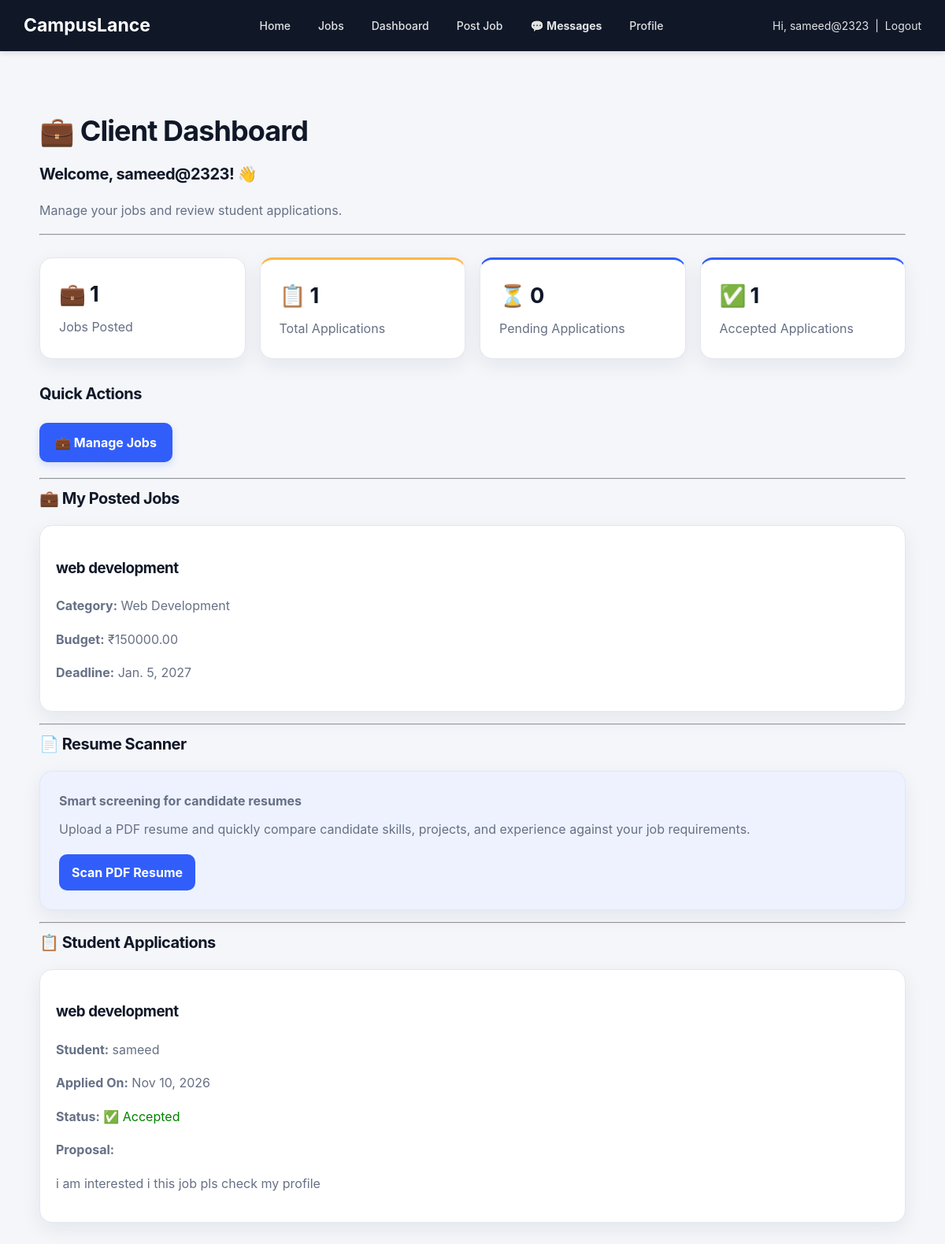
The page /dashboard/client/ (signed in) on the database its author committed.
### accounts/models.py (models this page shows, shortened)
class CustomUser(AbstractUser):
    ROLE_CHOICES = (
        ('student', 'Student'),
        ('client', 'Client'),
    )
    role = models.CharField(max_length=20, choices=ROLE_CHOICES)
    phone = models.CharField(max_length=15, blank=True)
    profile_image = models.ImageField(
        upload_to='profile_images/',
        blank=True,
        null=True
    )
    college = models.CharField(max_length=200, blank=True)
    department = models.CharField(max_length=100, blank=True)
    location = models.CharField(max_length=100, blank=True)
    skills = models.TextField(blank=True)
    education = models.TextField(blank=True)
    experience = models.TextField(blank=True)
    github = models.URLField(blank=True)
    linkedin = models.URLField(blank=True)
    portfolio = models.URLField(blank=True)
    resume = models.FileField(
        upload_to='resumes/',
        blank=True,
        null=True
    )
    about = models.TextField(blank=True)

### jobs/models.py (models this page shows, shortened)
class Job(models.Model):
    CATEGORY_CHOICES = [
        ('Web Development', 'Web Development'),
        ('Python', 'Python'),
        ('UI/UX', 'UI/UX'),
        ('Java', 'Java'),
        ('Cyber Security', 'Cyber Security'),
        ('Data Science', 'Data Science'),
    ]
    client = models.ForeignKey(
        CustomUser,
        on_delete=models.CASCADE,
        related_name="jobs"
    )
    title = models.CharField(max_length=200)
    category = models.CharField(
        max_length=100,
        choices=CATEGORY_CHOICES
    )
    description = models.TextField()
    budget = models.DecimalField(
        max_digits=10,
        decimal_places=2
    )
    deadline = models.DateField()
    created_at = models.DateTimeField(auto_now_add=True)

### applications/models.py (models this page shows, shortened)
class Application(models.Model):
    STATUS_CHOICES = [
        ("Pending", "Pending"),
        ("Accepted", "Accepted"),
        ("Rejected", "Rejected"),
    ]
    job = models.ForeignKey(
        Job,
        on_delete=models.CASCADE,
        related_name="applications"
    )
    student = models.ForeignKey(
        settings.AUTH_USER_MODEL,
        on_delete=models.CASCADE,
        related_name="applications"
    )
    proposal = models.TextField()
    applied_at = models.DateTimeField(auto_now_add=True)
    status = models.CharField(
        max_length=20,
        choices=STATUS_CHOICES,
        default="Pending"
    )
    class Meta:
        unique_together = ("job", "student")

### dashboard/views.py (the view)
@login_required
def client_dashboard(request):
    jobs = Job.objects.filter(
        client=request.user
    ).order_by("-id")
    applications = Application.objects.filter(
        job__client=request.user
    ).select_related(
        "job",
        "student"
    ).order_by(
        "-applied_at"
    )
    context = {
        "jobs": jobs,
        "applications": applications,
        "total_jobs": jobs.count(),
        "total_applications": applications.count(),
        "pending_applications": applications.filter(
            status="Pending"
        ).count(),
        "accepted_applications": applications.filter(
            status="Accepted"
        ).count(),
    }
    return render(
        request,
        "dashboard/client_dashboard.html",
        context
    )

### messaging/context_processors.py (called while the page is built)
def unread_messages(request):
    if not request.user.is_authenticated:
        return {
            "unread_message_count": 0
        }
    count = Message.objects.filter(
        receiver=request.user,
        is_read=False
    ).count()
    return {
        "unread_message_count": count
    }

### templates/dashboard/client_dashboard.html
{% extends "base.html" %}
{% block content %}
<div class="dashboard-page client-dashboard" style="max-width:1100px;margin:auto;">
    <h1>💼 Client Dashboard</h1>
    <h2>Welcome, {{ request.user.username }}! 👋</h2>
    <p>
        Manage your jobs and review student applications.
    </p>
    <hr>
    <div class="dashboard-stats" style="
        display:flex;
        gap:20px;
        flex-wrap:wrap;
        margin:30px 0;
    ">
        <div class="dashboard-stat-card" style="
            flex:1;
            min-width:200px;
            padding:25px;
            background:#e8f1ff;
            border-radius:10px;
            text-align:center;
        ">
            <h2>💼 {{ total_jobs }}</h2>
            <p>Jobs Posted</p>
        </div>
        <div class="dashboard-stat-card dashboard-stat-amber" style="
            flex:1;
            min-width:200px;
            padding:25px;
            background:#fff3cd;
            border-radius:10px;
            text-align:center;
        ">
            <h2>📋 {{ total_applications }}</h2>
            <p>Total Applications</p>
        </div>
        <div class="dashboard-stat-card dashboard-stat-success" style="
            flex:1;
            min-width:200px;
            padding:25px;
            background:#d1e7dd;
            border-radius:10px;
            text-align:center;
        ">
            <h2>⏳ {{ pending_applications }}</h2>
            <p>Pending Applications</p>
        </div>
        <div class="dashboard-stat-card dashboard-stat-success" style="
            flex:1;
            min-width:200px;
            padding:25px;
            background:#d1e7dd;
            border-radius:10px;
            text-align:center;
        ">
            <h2>✅ {{ accepted_applications }}</h2>
            <p>Accepted Applications</p>
        </div>
    </div>
    <h2>Quick Actions</h2>
    <div class="dashboard-actions" style="margin:20px 0;">
        <a href="/jobs/" style="
            display:inline-block;
            padding:12px 20px;
            background:#0d6efd;
            color:white;
            text-decoration:none;
            border-radius:6px;
        ">
            💼 Manage Jobs
        </a>
    </div>
    <hr>
    <h2>💼 My Posted Jobs</h2>
    {% if jobs %}
        {% for job in jobs %}
        <div class="dashboard-content-card" style="
            background:white;
            padding:20px;
            margin:15px 0;
            border-radius:10px;
            box-shadow:0 2px 8px #ddd;
        ">
            <h3>{{ job.title }}</h3>
            <p>
                <strong>Category:</strong>
                {{ job.category }}
            </p>
            <p>
                <strong>Budget:</strong>
                ₹{{ job.budget }}
            </p>
            <p>
                <strong>Deadline:</strong>
                {{ job.deadline }}
            </p>
        </div>
        {% endfor %}
    {% else %}
        <p>You haven't posted any jobs yet.</p>
    {% endif %}
    <hr>
    <h2>📄 Resume Scanner</h2>
    <div class="dashboard-scanner-card" style="
        background:linear-gradient(135deg, #eef6ff, #f5f3ff);
        padding:22px;
        margin:20px 0;
        border-radius:12px;
        border:1px solid #dbeafe;
    ">
        <p style="margin:0 0 10px; color:#1e3a8a; font-weight:700;">
            Smart screening for candidate resumes
        </p>
        <p style="margin:0 0 18px; color:#475569;">
            Upload a PDF resume and quickly compare candidate skills,
            projects, and experience against your job requirements.
        </p>
        <button type="button" style="
            background:#2563eb;
            color:white;
            border:none;
            border-radius:8px;
            padding:10px 16px;
            font-weight:700;
            cursor:pointer;
        ">
            Scan PDF Resume
        </button>
    </div>
    <hr>
    <h2>📋 Student Applications</h2>
    {% if applications %}
        {% for application in applications %}
        <div class="dashboard-content-card" style="
            background:white;
            padding:20px;
            margin:15px 0;
            border-radius:10px;
            box-shadow:0 2px 8px #ddd;
        ">
            <h3>
                {{ application.job.title }}
            </h3>
            <p>
                <strong>Student:</strong>
                {{ application.student.username }}
            </p>
            <p>
                <strong>Applied On:</strong>
                {{ application.applied_at|date:"M d, Y" }}
            </p>
            <p>
                <strong>Status:</strong>
                {% if application.status == "Accepted" %}
                    <span style="color:green;">
                        ✅ Accepted
                    </span>
                {% elif application.status == "Rejected" %}
                    <span style="color:red;">
                        ❌ Rejected
                    </span>
                {% else %}
                    <span style="color:#d39e00;">
                        ⏳ Pending
                    </span>
                {% endif %}
            </p>
            <p>
                <strong>Proposal:</strong>
            </p>
            <p>
                {{ application.proposal }}
            </p>
        </div>
        {% endfor %}
    {% else %}
        <p>
            No students have applied to your jobs yet.
        </p>
    {% endif %}
</div>
{% endblock %}

### templates/base.html (shortened to what this page needs)
<!DOCTYPE html>
<html lang="en">
<head>
    {% load static %}
    <link
        rel="stylesheet"
        href="{% static 'css/style.css' %}"
    >
</head>
<body>
<nav class="navbar">
    <a
        href="{% url 'home' %}"
        class="navbar-brand"
    >
        CampusLance
    </a>
    <div class="navbar-links">
        <a href="{% url 'home' %}">
            Home
        </a>
        <a href="{% url 'job_list' %}">
            Jobs
        </a>
        {% if user.is_authenticated %}
            {% if user.role == "client" %}
                <a href="{% url 'client_dashboard' %}">
                    Dashboard
                </a>
            {% else %}
                <a href="{% url 'student_dashboard' %}">
                    Dashboard
                </a>
            {% endif %}
            {% if user.role == "client" %}
                <a href="{% url 'post_job' %}">
                    Post Job
                </a>
            {% endif %}
            <a
                href="{% url 'message_inbox' %}"
                class="messages-link"
            >
                💬 Messages
            </a>
            <a href="{% url 'profile' %}">
                Profile
            </a>
        {% endif %}
    </div>
    {% if user.is_authenticated %}
        <div class="navbar-user">
            <span>
                Hi, {{ user.username }}
            </span>
            <span>
                |
            </span>
            <a href="{% url 'logout' %}">
                Logout
            </a>
        </div>
    {% endif %}
</nav>
<main>
    <div class="container">
        {% block content %}
        {% endblock %}
    </div>
</main>
</body>
</html>

### static/css/style.css (style rules this page uses)
* { box-sizing: border-box; }
html { scroll-behavior: smooth; }
body { margin: 0; padding: 0; font-family: Arial, Helvetica, sans-serif; background: #f8fafc; color: #172033; line-height: 1.6; }
.container { width: 100%; max-width: 1180px !important; margin: 0 auto; padding-left: 24px; padding-right: 24px; }
a { text-decoration: none; }
:root { --cl-navy: #101828; --cl-blue: #315EFB; --cl-amber: #FFB547; --cl-background: #F4F6FA; --cl-surface: #FFFFFF; --cl-muted: #667085; --cl-border: #E4E7EC; --cl-blue-soft: #EEF2FF; --cl-amber-soft: #FFF4E2; --cl-success: #067647; --cl-danger: #B42318; --cl-radius: 16px; --cl-shadow: 0 8px 24px rgba(16, 24, 40, 0.07); }
html { scroll-padding-top: 90px; }
body { background: var(--cl-background) !important; color: var(--cl-navy) !important; font-family: Inter, "Segoe UI", Arial, sans-serif; line-height: 1.65; }
h1, h2, h3, h4, h5, h6 { color: var(--cl-navy); font-weight: 750; letter-spacing: -0.025em; }
p { color: var(--cl-muted); }
a { color: var(--cl-blue); transition: color 0.18s ease, background-color 0.18s ease, border-color 0.18s ease, box-shadow 0.18s ease, transform 0.18s ease; }
button, input, textarea, select { font: inherit; }
button, .btn, .btn-primary, .btn-success, .btn-warning, .btn-apply, .login-button, .ai-send-button, .send-button { border-radius: 10px; font-weight: 650; transition: transform 0.18s ease, box-shadow 0.18s ease, background-color 0.18s ease, border-color 0.18s ease; }
.navbar { position: relative; z-index: 20; background: var(--cl-navy) !important; color: #fff; box-shadow: 0 4px 18px rgba(16, 24, 40, 0.16); }
.navbar-brand, .navbar-brand:hover { color: #fff !important; }
.navbar-links a, .navbar-user, .navbar-user a, .navbar .nav-link { color: rgba(255, 255, 255, 0.88) !important; text-decoration: none; transition: color 0.18s ease, background-color 0.18s ease; }
.navbar-links a { border-radius: 8px; padding: 8px 10px !important; }
.container { max-width: 1180px !important; }
main > .container { padding-top: 34px; padding-bottom: 48px; }
hr { border-color: var(--cl-border); opacity: 1; }
.dashboard-page { padding-top: 14px; }
.dashboard-page > h1 { margin-bottom: 8px; font-size: clamp(1.8rem, 3vw, 2.35rem); }
.dashboard-page > h2 { margin-top: 8px; font-size: 1.25rem; }
.dashboard-page > p { color: var(--cl-muted); }
.dashboard-stats { gap: 18px !important; margin: 28px 0 !important; }
.dashboard-page .dashboard-stat-card { min-width: 180px !important; padding: 24px !important; border: 1px solid var(--cl-border); border-radius: var(--cl-radius) !important; background: var(--cl-surface) !important; box-shadow: var(--cl-shadow); text-align: left !important; transition: transform 0.18s ease, box-shadow 0.18s ease; }
.dashboard-page .dashboard-stat-card h2 { margin: 0 0 6px; color: var(--cl-navy); font-size: 1.7rem; }
.dashboard-page .dashboard-stat-card p { margin: 0; color: var(--cl-muted); }
.dashboard-page .dashboard-stat-amber { border-top: 3px solid var(--cl-amber); }
.dashboard-page .dashboard-stat-success { border-top: 3px solid var(--cl-blue); }
.dashboard-actions { display: flex; flex-wrap: wrap; gap: 10px; }
.dashboard-actions a, .dashboard-page a[style*="background:#0d6efd"], .dashboard-page a[style*="background:#198754"], .dashboard-page a[style*="background:#6f42c1"] { border-radius: 10px !important; background: var(--cl-blue) !important; box-shadow: 0 4px 10px rgba(49, 94, 251, 0.16); color: #fff !important; font-weight: 650; transition: transform 0.18s ease, box-shadow 0.18s ease; }
.dashboard-page button { border-radius: 10px !important; background: var(--cl-blue) !important; color: #fff !important; font-weight: 650; }
.dashboard-page .dashboard-scanner-card p { color: var(--cl-muted) !important; }
.dashboard-content-card, .dashboard-scanner-card { margin: 15px 0 !important; border: 1px solid var(--cl-border); border-radius: var(--cl-radius) !important; background: var(--cl-surface) !important; box-shadow: var(--cl-shadow) !important; }
.dashboard-scanner-card { padding: 24px !important; background: var(--cl-blue-soft) !important; }

### rows shown on the page
CustomUser: username "sameed@2323", user.username "sameed@2323"
Job: title "web development", category "Web Development", budget "150000.00", deadline "Jan. 5, 2027"
Application: job "web development", student.username "sameed", applied_at "Nov 10, 2026", status "✅ Accepted", proposal "i am interested i this job pls check my profile"

### other values the page prints
{{ total_jobs }} "1"
{{ total_applications }} "1"
{{ pending_applications }} "0"
{{ accepted_applications }} "1"
